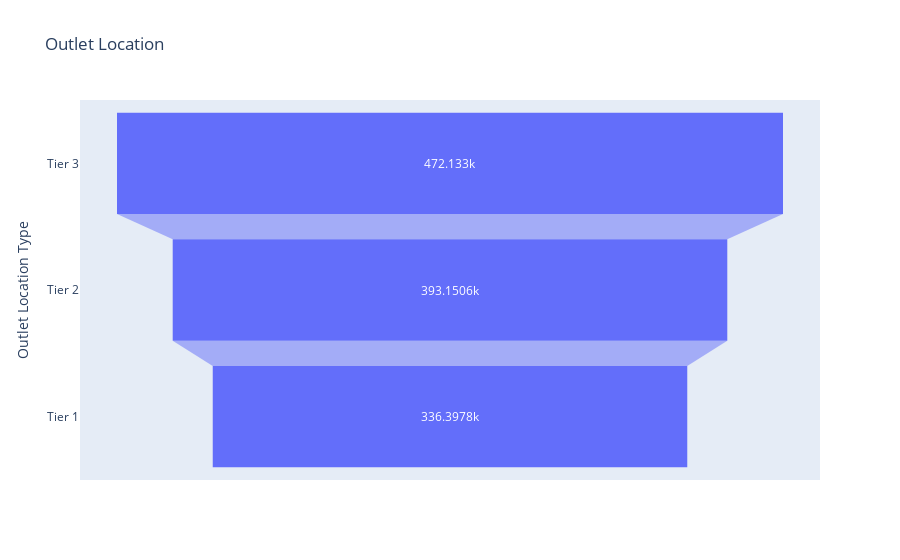

Notebook cell for this chart:
### Code cell
import plotly.express as px
sales_by_location = df.groupby('Outlet Location Type')['Sales'].sum().reset_index()  
sales_by_location = sales_by_location.sort_values('Sales', ascending=False)  
   
funnel_fig = px.funnel(sales_by_location,   
                x='Sales',   
                y='Outlet Location Type',  
                title='Outlet Location')  
funnel_fig.show()

### Figure 1 — Plotly figure (JSON) as saved in the notebook; plotly's stock layout.template omitted (floating-point values rounded to 4 significant figures)
{"data": [{"hovertemplate": "Sales=%{x}<br>Outlet Location Type=%{y}<extra></extra>", "legendgroup": "", "marker": {"color": "#636efa"}, "name": "", "orientation": "h", "showlegend": false, "type": "funnel", "x": [472100.0, 393200.0, 336400.0], "xaxis": "x", "y": ["Tier 3", "Tier 2", "Tier 1"], "yaxis": "y"}], "layout": {"legend": {"tracegroupgap": 0}, "title": {"text": "Outlet Location"}, "xaxis": {"anchor": "y", "domain": [0, 1], "title": {"text": "Sales"}}, "yaxis": {"anchor": "x", "domain": [0, 1], "title": {"text": "Outlet Location Type"}}}}
